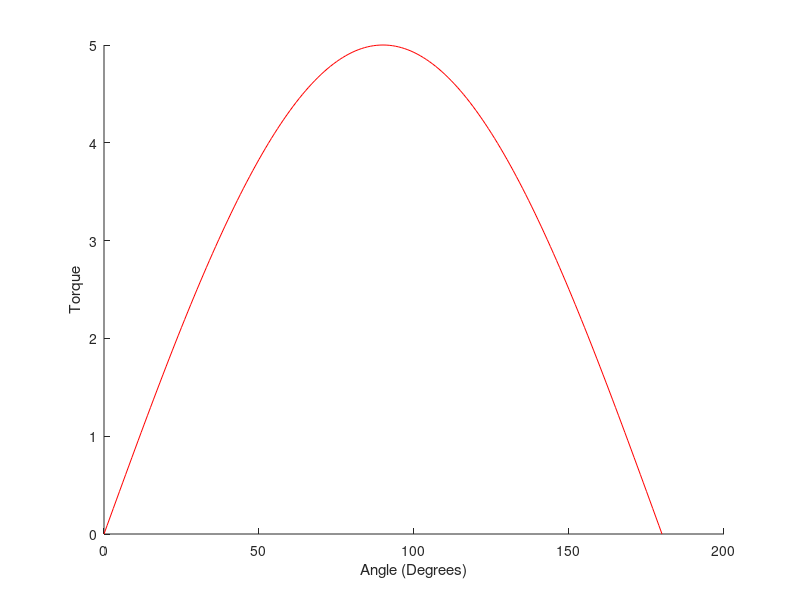

MATLAB code to generate this figure: (Note: this script raises an error after producing the figure.)
% Create the figure
figure;
xlabel('Angle (Degrees)');
ylabel('Torque');
hold on;

% Define the desired torques
desired_angles = 0:1:180;
desired_torques = 5 * sind(desired_angles);
%desired_torques(desired_angles >= asind(5)) = 5; % leveling off at 20

% Plot the desired torque curve in red
plot(desired_angles, desired_torques, 'r');

% Initialize a random value for forearm_width between 1 and 5
best_forearm_width = 1 + 5.123 * rand();

% Optimization Loop (100 tries)
for iter = 1:100

    % Use fminsearch to find the optimal forearm_width
    [best_forearm_width, ~] = fminsearch(@objective_function, best_forearm_width);
    
    % Run the simulation with the best parameters
    [~, optimal_torques] = run_simulation(best_forearm_width);
    
    % Plot the optimal torques in gray
    plot(desired_angles, optimal_torques, 'Color', [0.5, 0.5, 0.5]);
    
    % Debugging
    fprintf('Iteration: %d, Initial forearm width: %f, Best forearm width: %f\n', iter, best_forearm_width, best_forearm_width);

    % Pause to allow inspection of the new curve
    pause(1);  % 1-second pause, adjust as needed

end

% Turn off the legend
legend('off');

% End of the plot
hold off;
